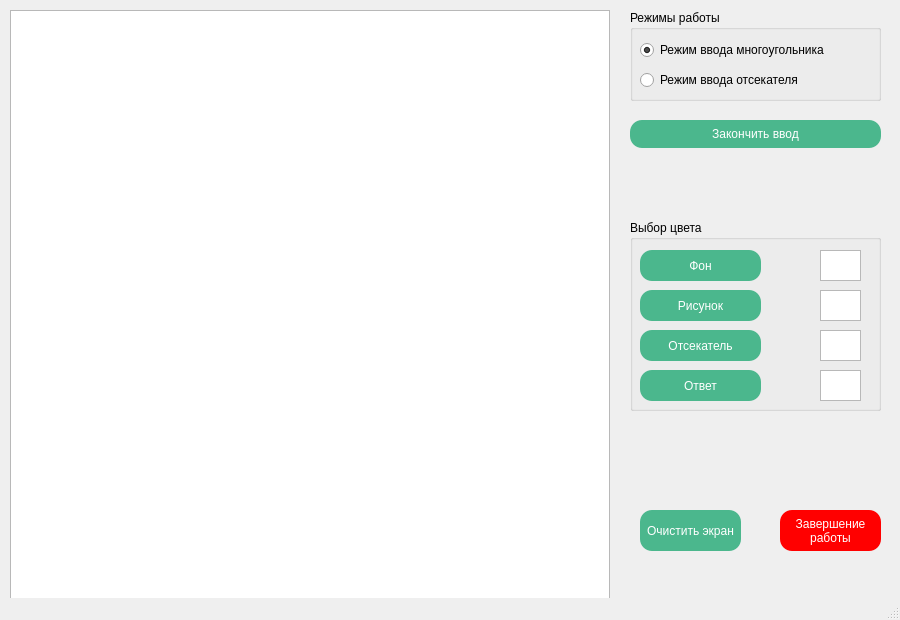
<?xml version="1.0" encoding="UTF-8"?>
<ui version="4.0">
 <class>MainWindow</class>
 <widget class="QMainWindow" name="MainWindow">
  <property name="geometry">
   <rect>
    <x>0</x>
    <y>0</y>
    <width>900</width>
    <height>620</height>
   </rect>
  </property>
  <property name="windowTitle">
   <string>MainWindow</string>
  </property>
  <widget class="QWidget" name="centralwidget">
   <widget class="QGraphicsView" name="graphicsView">
    <property name="geometry">
     <rect>
      <x>10</x>
      <y>10</y>
      <width>600</width>
      <height>600</height>
     </rect>
    </property>
   </widget>
   <widget class="QGroupBox" name="workModesGroupBox">
    <property name="geometry">
     <rect>
      <x>630</x>
      <y>10</y>
      <width>251</width>
      <height>91</height>
     </rect>
    </property>
    <property name="title">
     <string>Режимы работы</string>
    </property>
    <widget class="QRadioButton" name="inputFigureRadio">
     <property name="geometry">
      <rect>
       <x>10</x>
       <y>30</y>
       <width>211</width>
       <height>20</height>
      </rect>
     </property>
     <property name="text">
      <string>Режим ввода многоугольника</string>
     </property>
     <property name="checked">
      <bool>true</bool>
     </property>
    </widget>
    <widget class="QRadioButton" name="inputCutterRadio">
     <property name="geometry">
      <rect>
       <x>10</x>
       <y>60</y>
       <width>211</width>
       <height>20</height>
      </rect>
     </property>
     <property name="text">
      <string>Режим ввода отсекателя</string>
     </property>
    </widget>
   </widget>
   <widget class="QGroupBox" name="chooseColorsGroupBox">
    <property name="geometry">
     <rect>
      <x>630</x>
      <y>220</y>
      <width>251</width>
      <height>191</height>
     </rect>
    </property>
    <property name="title">
     <string>Выбор цвета</string>
    </property>
    <widget class="QPushButton" name="backColorButton">
     <property name="geometry">
      <rect>
       <x>10</x>
       <y>30</y>
       <width>121</width>
       <height>31</height>
      </rect>
     </property>
     <property name="styleSheet">
      <string notr="true">border-radius: 12px;
color: white;
background-color: rgb( 75, 183, 141 );

</string>
     </property>
     <property name="text">
      <string>Фон</string>
     </property>
    </widget>
    <widget class="QPushButton" name="drawColorButton">
     <property name="geometry">
      <rect>
       <x>10</x>
       <y>70</y>
       <width>121</width>
       <height>31</height>
      </rect>
     </property>
     <property name="styleSheet">
      <string notr="true">border-radius: 12px;
color: white;
background-color: rgb( 75, 183, 141 );

</string>
     </property>
     <property name="text">
      <string>Рисунок</string>
     </property>
    </widget>
    <widget class="QPushButton" name="cutterColorButton">
     <property name="geometry">
      <rect>
       <x>10</x>
       <y>110</y>
       <width>121</width>
       <height>31</height>
      </rect>
     </property>
     <property name="styleSheet">
      <string notr="true">border-radius: 12px;
color: white;
background-color: rgb( 75, 183, 141 );

</string>
     </property>
     <property name="text">
      <string>Отсекатель</string>
     </property>
    </widget>
    <widget class="QPushButton" name="answerColorButton">
     <property name="geometry">
      <rect>
       <x>10</x>
       <y>150</y>
       <width>121</width>
       <height>31</height>
      </rect>
     </property>
     <property name="styleSheet">
      <string notr="true">border-radius: 12px;
color: white;
background-color: rgb( 75, 183, 141 );

</string>
     </property>
     <property name="text">
      <string>Ответ</string>
     </property>
    </widget>
    <widget class="QGraphicsView" name="backColorView">
     <property name="geometry">
      <rect>
       <x>190</x>
       <y>30</y>
       <width>41</width>
       <height>31</height>
      </rect>
     </property>
    </widget>
    <widget class="QGraphicsView" name="drawColorView">
     <property name="geometry">
      <rect>
       <x>190</x>
       <y>70</y>
       <width>41</width>
       <height>31</height>
      </rect>
     </property>
    </widget>
    <widget class="QGraphicsView" name="cutterColorView">
     <property name="geometry">
      <rect>
       <x>190</x>
       <y>110</y>
       <width>41</width>
       <height>31</height>
      </rect>
     </property>
    </widget>
    <widget class="QGraphicsView" name="answerColorView">
     <property name="geometry">
      <rect>
       <x>190</x>
       <y>150</y>
       <width>41</width>
       <height>31</height>
      </rect>
     </property>
    </widget>
   </widget>
   <widget class="QPushButton" name="clearSceneButton">
    <property name="geometry">
     <rect>
      <x>640</x>
      <y>510</y>
      <width>101</width>
      <height>41</height>
     </rect>
    </property>
    <property name="styleSheet">
     <string notr="true">border-radius: 12px;
color: white;
background-color: rgb( 75, 183, 141 );

</string>
    </property>
    <property name="text">
     <string>Очистить экран</string>
    </property>
   </widget>
   <widget class="QPushButton" name="endWorkButton">
    <property name="geometry">
     <rect>
      <x>780</x>
      <y>510</y>
      <width>101</width>
      <height>41</height>
     </rect>
    </property>
    <property name="styleSheet">
     <string notr="true">border-radius: 12px;
color: white;
background-color: rgb( 255, 0, 0 );

</string>
    </property>
    <property name="text">
     <string>Завершение
работы</string>
    </property>
   </widget>
   <widget class="QPushButton" name="endInputButton">
    <property name="geometry">
     <rect>
      <x>630</x>
      <y>120</y>
      <width>251</width>
      <height>28</height>
     </rect>
    </property>
    <property name="styleSheet">
     <string notr="true">border-radius: 12px;
color: white;
background-color: rgb( 75, 183, 141 );

</string>
    </property>
    <property name="text">
     <string>Закончить ввод</string>
    </property>
   </widget>
  </widget>
  <widget class="QMenuBar" name="menubar">
   <property name="geometry">
    <rect>
     <x>0</x>
     <y>0</y>
     <width>900</width>
     <height>26</height>
    </rect>
   </property>
  </widget>
  <widget class="QStatusBar" name="statusbar"/>
 </widget>
 <resources/>
 <connections>
  <connection>
   <sender>endWorkButton</sender>
   <signal>clicked()</signal>
   <receiver>MainWindow</receiver>
   <slot>close()</slot>
   <hints>
    <hint type="sourcelabel">
     <x>852</x>
     <y>531</y>
    </hint>
    <hint type="destinationlabel">
     <x>850</x>
     <y>461</y>
    </hint>
   </hints>
  </connection>
 </connections>
</ui>
